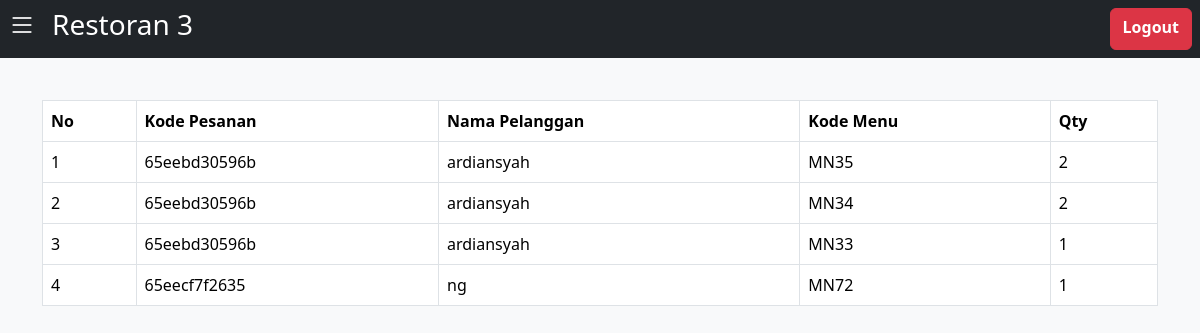
Page /index.php?pesanan (signed in) on the committed database.
### tables this page shows
CREATE TABLE `transaksi` (
  `id_transaksi` int(11) NOT NULL,
  `kode_pesanan` varchar(12) NOT NULL,
  `nama_pelanggan` varchar(50) NOT NULL,
  `waktu` datetime NOT NULL
);

CREATE TABLE `pesanan` (
  `id_pesanan` int(11) NOT NULL,
  `kode_pesanan` varchar(12) NOT NULL,
  `kode_menu` varchar(12) NOT NULL,
  `qty` int(11) NOT NULL
);

### function.php (called while the page is built, shortened)
<?php
$koneksi = mysqli_connect("localhost", "root", "", "pwl_kasir_restoran");
function ambil_data($query)
{
    global $koneksi;
    $db = [];
    $sql_query = mysqli_query($koneksi, $query);
    while ($q = mysqli_fetch_assoc($sql_query)) {
        array_push($db, $q);
    }
    return $db;
}

### halaman/pesanan.php (the view)
<table class="table table-bordered table-hover" style="margin-top: 100px;">
    <tr class="text-bg-success">
        <th>No</th>
        <th>Kode Pesanan</th>
        <th>Nama Pelanggan</th>
        <th>Kode Menu</th>
        <th>Qty</th>
    </tr>
    <?php $i = 1; foreach ($menu as $m) { ?>
        <tr style="background-color: white;">
            <td><?= $i; ?></td>
            <td><?= $m["kode_pesanan"]; ?></td>
            <td><?= $m["nama_pelanggan"]; ?></td>
            <td><?= $m["kode_menu"]; ?></td>
            <td><?= $m["qty"]; ?></td>
        </tr>
    <?php $i++; } ?>
</table>

### index.php (shortened to what this page needs)
<?php
require_once "function.php";
if (isset($_GET["transaksi"])) {
    $menu = ambil_data("SELECT * FROM transaksi");
} else if (isset($_GET["pesanan"])) {
    $menu = ambil_data("SELECT p.kode_pesanan, tk.nama_pelanggan, p.kode_menu, p.qty
                        FROM pesanan AS p
                        JOIN transaksi AS tk ON (tk.kode_pesanan = p.kode_pesanan)
                      ");
}
?>
<!DOCTYPE html>
<html lang="en">
<head>
    <link rel="stylesheet" href="./src/css/bootstrap-5.2.0/css/bootstrap.min.css">
    <link rel="stylesheet" href="./src/css/bootstrap-icons-1.8.3/bootstrap-icons.css">
</head>
<body class="bg-light">
    <div class="container-fluid position-fixed top-0 bg-dark p-2 d-flex justify-content-between" style="z-index: 2;">
        <div class="text-white h3 d-flex">
            <span id="menu-list" role="button"><i class="bi bi-list"></i></span>
            <span class="mx-3">Restoran 3</span>
        </div>
        <a class="btn btn-danger fw-bold" href="logout.php" onclick="return confirm('Ingin Logout?')">Logout</a>
    </div>
    <div class="container" style="z-index: -1; margin-top: 60px;">
    <?php
    if (isset($_GET["pesanan"])) include "halaman/pesanan.php";
    else if (isset($_GET["transaksi"])) include "halaman/transaksi.php";
    else include "halaman/beranda.php";
    ?>
    </div>
</body>
</html>

### rows in the picture
transaksi: pesanan.kode_pesanan "65eebd30596b", nama_pelanggan "ardiansyah", pesanan.kode_menu "MN35", pesanan.qty "2", pesanan.kode_menu "MN34", pesanan.kode_menu "MN33", pesanan.qty "1"
transaksi: pesanan.kode_pesanan "65eecf7f2635", nama_pelanggan "ng", pesanan.kode_menu "MN72", pesanan.qty "1"
